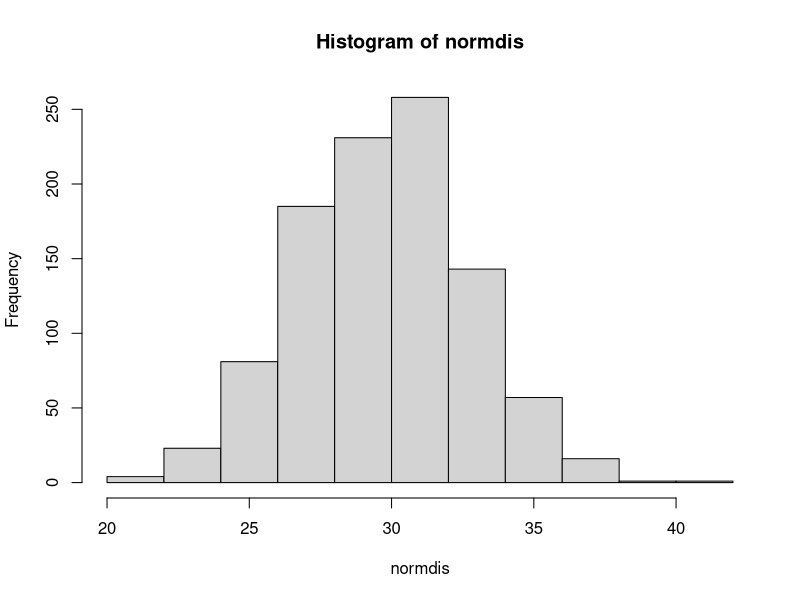
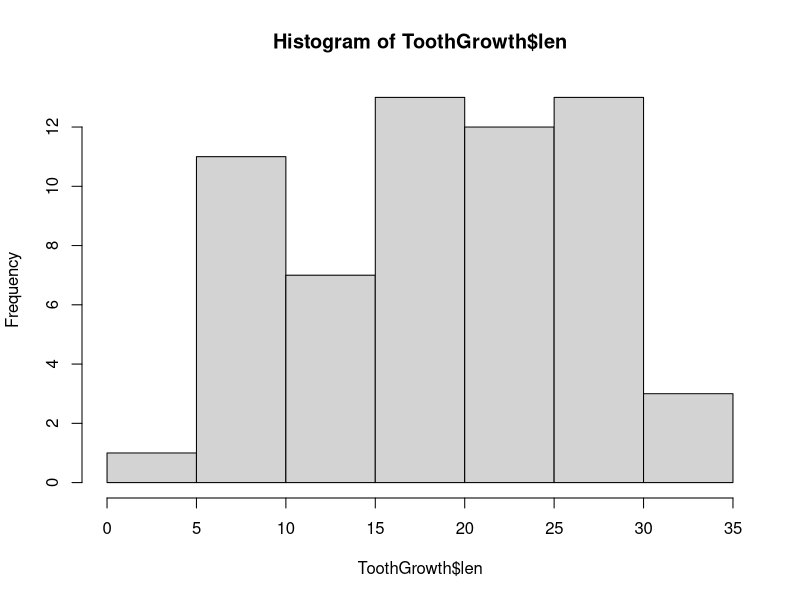
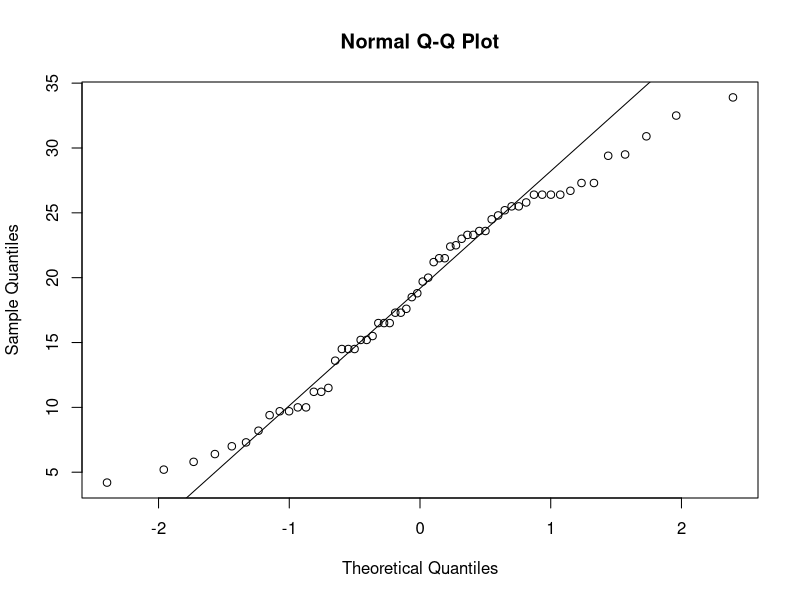

The R script that drew these images, in order:
############## t-tests: examine if the difference in means is significant or not

normdis<-rnorm(n=1000, m=30, sd=3)
hist(normdis)

data("ToothGrowth")
head(ToothGrowth)
str(ToothGrowth)

hist(ToothGrowth$len)

#qqplot
qqnorm(ToothGrowth$len)
qqline(ToothGrowth$len)
# Shapiro-Wilk normality test 
#H0: data are normally distributed
shapiro.test(ToothGrowth$len) #data are normally distributed